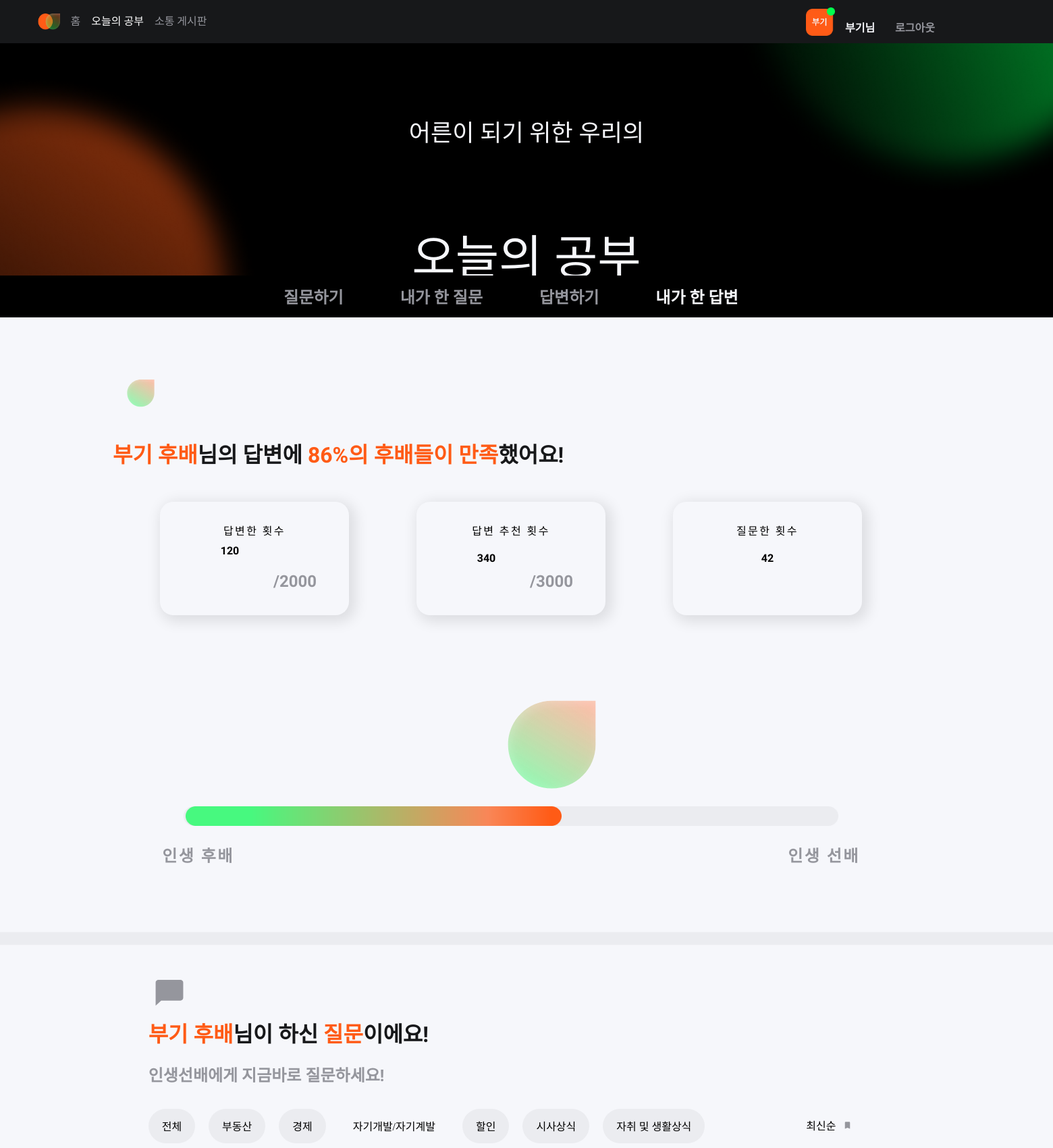
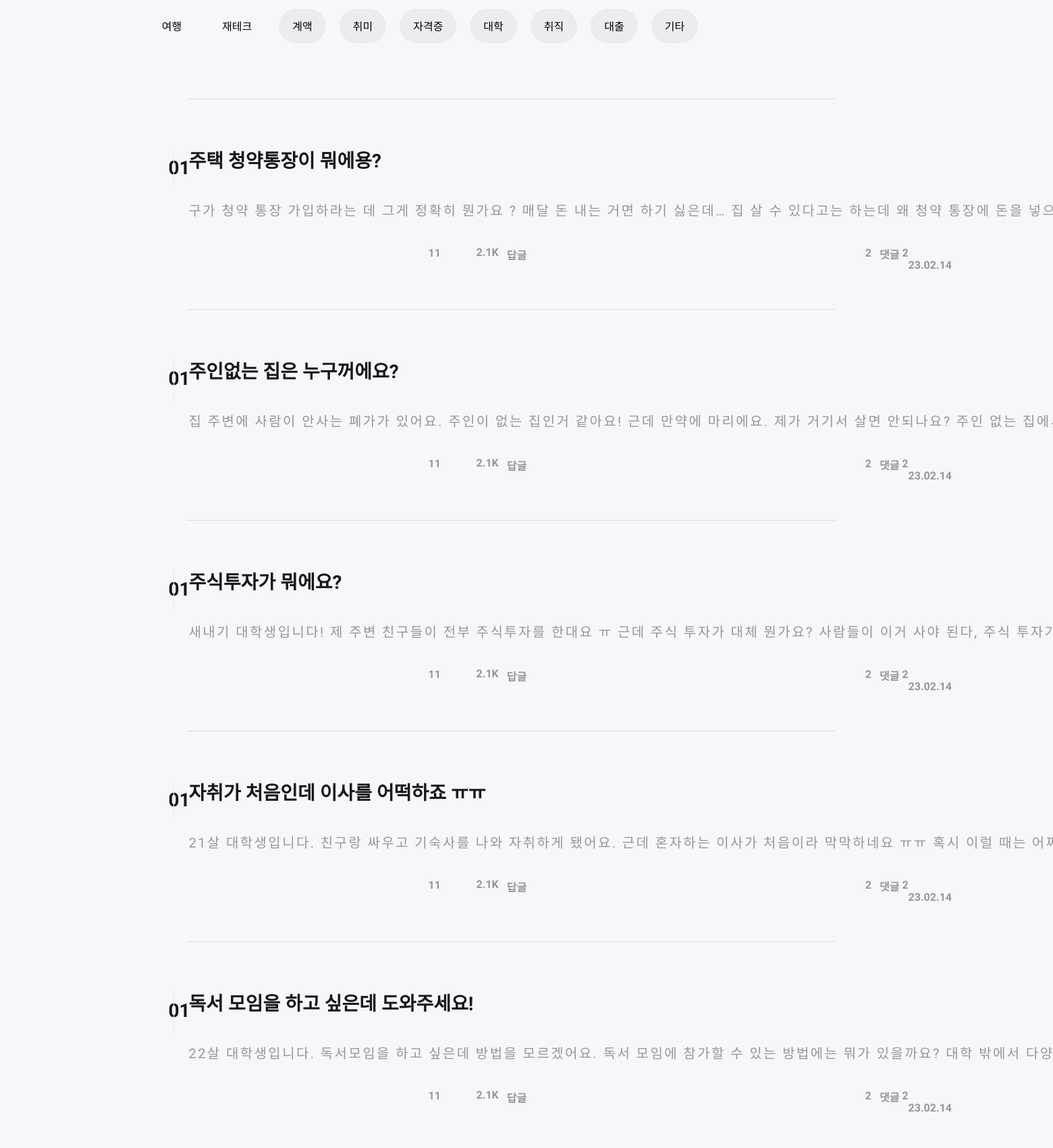
The app's page /communication/my_answer (upper part) with its own data (2 pictures, top to bottom).
### communicationApp/models.py (models this page shows)
class Question(models.Model):
    autor       = models.ForeignKey(user, on_delete=models.CASCADE, related_name='author_question') #작성자
    title       = models.CharField("TITLE", max_length=20, default="질문 제목") #질문 제목
    content     = models.TextField("CONTENT", max_length=300, default="질문 내용") #질문 내용
    date        = models.DateField("DATE", auto_now_add=True) #작성일자
    recommend   = models.PositiveIntegerField("RECOMMEND", default=0) #추천수
    category    = models.PositiveIntegerField("CATEGORY") #카테고리
    views       = models.PositiveIntegerField("VIEWS", default=0) #조회수
    answerd     = models.BooleanField("ANSWERD", default=False) #답변 여부

### communicationApp/views.py (the view)
# urls.py: path('my_answer', my_answer, name='my_answer'), #내가 한 답변
def my_answer(request):
    my_answer = Question.objects.all().order_by('-date')
    context = {
        'my_answer': my_answer
    }
    return render(request, 'communicationAPP/my_answer.html', context)

### templates/communicationApp/my_answer.html (shortened to what this page needs)
{% load static %}
<!DOCTYPE html>
<html>
  <head>
    <link rel="stylesheet" type="text/css" href="{% static 'css/sotonggesipan-naega-han-dabbyeon.css' %}" />
    <link rel="stylesheet" type="text/css" href="{% static 'css/styleguide.css' %}" />
    <link rel="stylesheet" type="text/css" href="{% static 'css/globals.css' %}" />
  </head>
  <body style="margin: 0; background: #f6f7fb">
    <nav>
      <div class="nav-left" style="display: flex;">
          <img src="{% static 'img/main-nav-logo.png' %}" alt="로고">
          <a href="{% url 'main' %}" style=" color: #95969D;" >홈</a>
          <a class="nav-second" style="color: #FFFFFF;" href="{% url 'quizApp:studySpace' level=0 %}">오늘의 공부</a>
          <a class="nav-third" href="{% url 'communicationApp:communication_list' %}" style=" color: #95969D;">소통 게시판</a>
      </div>
      <div class="nav-right">
          <img class="nav-icon-third" style="margin-right: 15px;" src="{% static 'img/nav-icon-third.png' %}" alt="">
          <p style="color: #FFFFFF;top:50%;margin-bottom: 0px; margin-right:30px;
          color: var(--unnamed, #F6F7FB);
          font-size: 16px;
          font-style: normal;
          font-weight: 700;
          line-height: normal;">부기님</p>
          <p style="color: #FFFFFF;top:50%;margin-bottom: 0px; margin-right:40px;
          color: var(--1, #95969D);
          font-size: 16px;
          font-style: normal;
          font-weight: 700;
          line-height: normal;" href="{% url 'accounts:logOut' %}">로그아웃</p>
      </div>
  </nav>
  <header class="study-title" style="display: flex;">
      <p>어른이 되기 위한 우리의</p>
      <p>오늘의 공부</p>
  </header>
    <div class="container-center-horizontal">
      <div class="sotonggesipan-naega-han-dabbyeon screen">
        <div class="lnb">
          <div class="menu0">
            <div class="text-1-1 valign-text-middle nanumgothic-bold-mountain-mist-24px">질문하기</div>
          </div>
          <div class="menu0">
            <div class="text-2-1 valign-text-middle nanumgothic-bold-mountain-mist-24px">내가 한 질문</div>
          </div>
          <div class="menu0">
            <div class="text-3-1 valign-text-middle nanumgothic-bold-mountain-mist-24px">답변하기</div>
          </div>
          <div class="menu0">
            <div class="text-4 valign-text-middle" style="color: #F6F7FB;">내가 한 답변</div>
          </div>
        </div>
        <div class="group-267">
          <div class="group-266">
            <div class="overlap-group">
              <div class="ellipse-54"></div>
              <img class="union" src="{% static 'img/union.svg' %}" alt="Union" />
            </div>
          </div>
          <p class="text-5">
            <span class="nanumgothic-bold-orange-32px">부기 후배</span
            ><span class="nanumgothic-bold-eerie-black-32px">님의 답변에 </span
            ><span class="nanumgothic-bold-orange-32px">86%의 후배들이 만족</span
            ><span class="nanumgothic-bold-eerie-black-32px">했어요!</span>
          </p>
        </div>
        <div class="group-354">
          <div class="group-3">
            <div class="text-6 nanumgothic-bold-eerie-black-24px">답변한 횟수</div>
            <div class="group-34">
              <h1 class="number-1 number-29">120</h1>
              <div class="text nanumgothic-bold-mountain-mist-24px">/2000</div>
            </div>
          </div>
          <div class="group-3">
            <div class="text-9 nanumgothic-bold-eerie-black-24px">답변 추천 횟수</div>
            <div class="group-34">
              <div class="number-2 number-29">340</div>
              <div class="text nanumgothic-bold-mountain-mist-24px">/3000</div>
            </div>
          </div>
          <div class="group-351">
            <div class="text-8 nanumgothic-bold-eerie-black-24px">질문한 횟수</div>
            <div class="number-3 number-29">42</div>
          </div>
        </div>
        <div class="group-353">
          <div class="group-352">
            <p class="text-13">
              <span class="nanumgothic-bold-orange-20px">답변 1880회 /</span
              ><span class="nanumgothic-bold-eerie-black-20px">&nbsp;</span
              ><span class="nanumgothic-bold-orange-20px">추천</span
              ><span class="nanumgothic-bold-eerie-black-20px">&nbsp;</span
              ><span class="nanumgothic-bold-orange-20px">2660회 </span
              ><span class="nanumgothic-bold-eerie-black-20px">를 <br />채우면 인생 선배가 될 수 있어요!</span>
            </p>
          </div>
          <img class="group-342" src="{% static 'img/group-342.png' %}" alt="Group 342" />
          <div class="group-341 nanumgothic-bold-mountain-mist-24px">
            <div class="text-1">인생 후배</div>
            <div class="text-1">인생 선배</div>
          </div>
        </div>
        <img class="line-19" src="{% static 'img/line-19.svg' %}" alt="Line 19" />
        <div class="frame-1000002911 frame">
          <div class="title01">
            <img class="vector" src="{% static 'img/vector.svg' %}" alt="Vector" />
            <div class="text-14 valign-text-middle">
              <span
                ><span class="nanumgothic-bold-orange-32px">부기 후배</span
                ><span class="nanumgothic-bold-eerie-black-32px">님이 하신 </span
                ><span class="nanumgothic-bold-orange-32px">질문</span
                ><span class="nanumgothic-bold-eerie-black-32px">이에요!</span>
              </span>
            </div>
            <div class="text-15 nanumgothic-bold-mountain-mist-24px">인생선배에게 지금바로 질문하세요!</div>
          </div>
          <div class="title02">
            <div class="filter_chip">
              <div class="filter_chip_0">
                <div class="fillter_chip">
                  <div class="text-16 valign-text-middle nanumgothic-bold-mountain-mist-20px">전체</div>
                </div>
                <div class="fillter_chip">
                  <div class="text-17 valign-text-middle nanumgothic-bold-mountain-mist-20px">부동산</div>
                </div>
                <div class="fillter_chip">
                  <div class="text-18 valign-text-middle nanumgothic-bold-mountain-mist-20px">경제</div>
                </div>
                <div class="fillter_chip-1">
                  <div class="text-19 valign-text-middle nanumgothic-bold-white-lilac-20px">자기개발/자기계발</div>
                </div>
                <div class="fillter_chip">
                  <div class="text-20 valign-text-middle nanumgothic-bold-mountain-mist-20px">할인</div>
                </div>
                <div class="fillter_chip">
                  <div class="text-21 valign-text-middle nanumgothic-bold-mountain-mist-20px">시사상식</div>
                </div>
                <div class="fillter_chip">
                  <div class="text-22 valign-text-middle nanumgothic-bold-mountain-mist-20px">자취 및 생활상식</div>
                </div>
              </div>
              <div class="filter_chip_0">
                <div class="fillter_chip-1">
                  <div class="text-23 valign-text-middle nanumgothic-bold-white-lilac-20px">여행</div>
                </div>
                <div class="fillter_chip-1">
                  <div class="text-24 valign-text-middle nanumgothic-bold-white-lilac-20px">재테크</div>
                </div>
                <div class="fillter_chip">
                  <div class="text-25 valign-text-middle nanumgothic-bold-mountain-mist-20px">계액</div>
                </div>
                <div class="fillter_chip">
                  <div class="text-26 valign-text-middle nanumgothic-bold-mountain-mist-20px">취미</div>
                </div>
                <div class="fillter_chip">
                  <div class="text-27 valign-text-middle nanumgothic-bold-mountain-mist-20px">자격증</div>
                </div>
                <div class="fillter_chip">
                  <div class="text-28 valign-text-middle nanumgothic-bold-mountain-mist-20px">대학</div>
                </div>
                <div class="fillter_chip">
                  <div class="text-29 valign-text-middle nanumgothic-bold-mountain-mist-20px">취직</div>
                </div>
                <div class="fillter_chip">
                  <div class="text-30 valign-text-middle nanumgothic-bold-mountain-mist-20px">대출</div>
                </div>
                <div class="fillter_chip">
                  <div class="text-31 valign-text-middle nanumgothic-bold-mountain-mist-20px">기타</div>
                </div>
              </div>
            </div>
            <div class="dropdown">
              <div class="dropdown-1">
                <div class="text-32 valign-text-middle nanumgothic-bold-mountain-mist-20px">최신순</div>
                <img class="vector-1" src="{% static 'img/vector-1.svg' %}" alt="Vector" />
              </div>
            </div>
          </div>
        </div>
        <div class="list_contents">
          {% for question in my_answer %}
          <img class="div-line-stroke" src="{% static 'img/divline--stroke-.svg' %}" alt="DivLine (Stroke)" />
          <div class="postbox">
            <div class="post">
              <div class="num"><div class="number valign-text-middle nanumgothic-bold-eerie-black-28px">01</div></div>
              <div class="contents">
                <div class="title valign-text-middle nanumgothic-bold-eerie-black-28px">
                  {{ question.title }}
                </div>
                <p class="text-1 text-7 nanumgothic-normal-mountain-mist-20px">
                  {{ question.content }}
                </p>
                <div class="status nanumgothic-bold-mountain-mist-16px">
                  <div class="status-1 status-3">
                    <div class="status-2 status-3">
                      <div class="text-13 text-7">{{ question.recommend }}</div>
                      <div class="number-41">11</div>
                    </div>
                    <div class="status-2 status-3">
                      <div class="text-14 text-7">{{ question.views }}</div>
                      <div class="x21-k">2.1K</div>
                    </div>
                    <div class="status-2 status-3">
                      <div class="text-15 text-7">답글</div>
                      <div class="number-41">2</div>
                    </div>
                    <div class="status-2 status-3">
                      <div class="text-16 text-7">댓글</div>
                      <div class="number-41">2</div>
                    </div>
                  </div>
                  <div class="date">23.02.14</div>
                </div>
              </div>
            </div>
          </div>
          {% endfor %}
        </div>
        </div>
      </div>
  </body>
</html>

### static/css/styleguide.css (style rules this page uses)
:root { --black: #000000; --eekem1: #17181a; --iefqxm: #f6f7fb; --x1: #95969d; --x2: #ebecf0; --x2itwu: #ff5b16; --font-size-l: 24px; --font-size-m: 20px; --font-size-s: 16px; --font-size-xl: 28px; --font-size-xs: 14px; --font-size-xxl: 32px; --font-family-nanum_gothic: "Nanum Gothic", Helvetica; }
.nanumgothic-bold-mountain-mist-16px { color: var(--x1); font-family: var(--font-family-nanum_gothic); font-size: var(--font-size-s); font-style: normal; font-weight: 700; }
.nanumgothic-bold-eerie-black-32px { color: var(--eekem1); font-family: var(--font-family-nanum_gothic); font-size: var(--font-size-xxl); font-style: normal; font-weight: 700; }
.nanumgothic-bold-orange-32px { color: var(--x2itwu); font-family: var(--font-family-nanum_gothic); font-size: var(--font-size-xxl); font-style: normal; font-weight: 700; }
.nanumgothic-bold-eerie-black-28px { color: var(--eekem1); font-family: var(--font-family-nanum_gothic); font-size: var(--font-size-xl); font-style: normal; font-weight: 700; }
.nanumgothic-normal-mountain-mist-20px { color: var(--x1); font-family: var(--font-family-nanum_gothic); font-size: var(--font-size-m); font-style: normal; font-weight: 400; }
.nanumgothic-bold-mountain-mist-24px { color: var(--x1); font-family: var(--font-family-nanum_gothic); font-size: var(--font-size-l); font-style: normal; font-weight: 700; }

### static/css/globals.css (style rules this page uses)
.container-center-horizontal { display: flex; flex-direction: row; justify-content: center; pointer-events: none; width: 100%; }
.container-center-horizontal > * { flex-shrink: 0; pointer-events: auto; }
.valign-text-middle { display: flex; flex-direction: column; justify-content: center; }
* { box-sizing: border-box; }

### records on screen
Question: title "주택 청약통장이 뭐에용?", content "구가 청약 통장 가입하라는 데 그게 정확히 뭔가요 ? 매달 돈 내는 거면 하기 싫은데… 집 살 수 있다고는 하는데 왜 청약 통장에 돈을…"
Question: title "주인없는 집은 누구꺼에요?", content "집 주변에 사람이 안사는 폐가가 있어요. 주인이 없는 집인거 같아요! 근데 만약에 마리에요. 제가 거기서 살면 안되나요? 주인 없는…"
Question: title "주식투자가 뭐에요?", content "새내기 대학생입니다! 제 주변 친구들이 전부 주식투자를 한대요 ㅠ 근데 주식 투자가 대체 뭔가요? 사람들이 이거 사야 된다, 주식…"
Question: title "자취가 처음인데 이사를 어떡하죠 ㅠㅠ", content "21살 대학생입니다. 친구랑 싸우고 기숙사를 나와 자취하게 됐어요. 근데 혼자하는 이사가 처음이라 막막하네요 ㅠㅠ 혹시 이럴 때는…"
Question: title "독서 모임을 하고 싶은데 도와주세요!", content "22살 대학생입니다. 독서모임을 하고 싶은데 방법을 모르겠어요. 독서 모임에 참가할 수 있는 방법에는 뭐가 있을까요? 대학 밖에서…"
